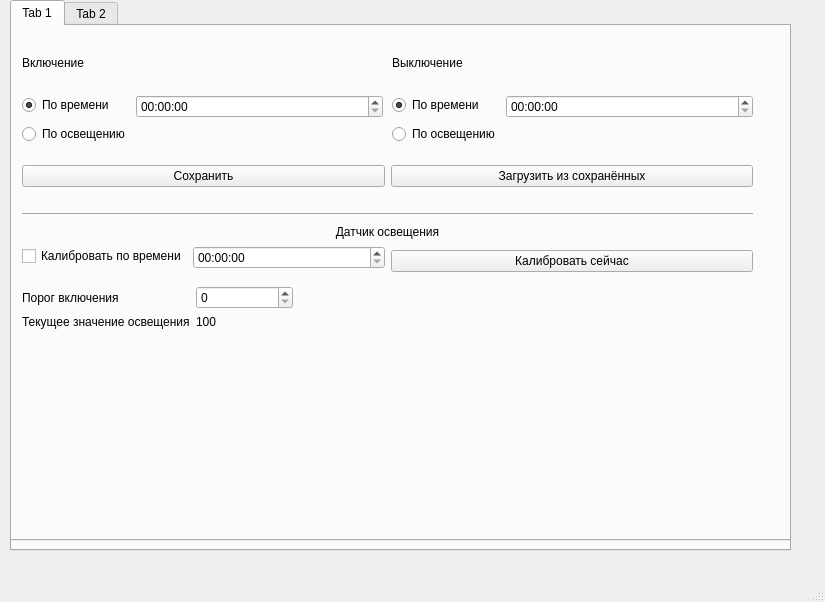
<?xml version="1.0" encoding="UTF-8"?>
<ui version="4.0">
 <class>MainWindow</class>
 <widget class="QMainWindow" name="MainWindow">
  <property name="geometry">
   <rect>
    <x>0</x>
    <y>0</y>
    <width>825</width>
    <height>602</height>
   </rect>
  </property>
  <property name="windowTitle">
   <string>MainWindow</string>
  </property>
  <widget class="QWidget" name="centralwidget">
   <widget class="QTabWidget" name="tabWidget">
    <property name="geometry">
     <rect>
      <x>10</x>
      <y>10</y>
      <width>781</width>
      <height>541</height>
     </rect>
    </property>
    <property name="currentIndex">
     <number>0</number>
    </property>
    <widget class="QWidget" name="tab">
     <attribute name="title">
      <string>Tab 1</string>
     </attribute>
     <widget class="QWidget" name="horizontalLayoutWidget_2">
      <property name="geometry">
       <rect>
        <x>10</x>
        <y>130</y>
        <width>731</width>
        <height>41</height>
       </rect>
      </property>
      <layout class="QHBoxLayout" name="horizontalLayout_2">
       <item>
        <widget class="QPushButton" name="pushButton_2">
         <property name="text">
          <string>Сохранить</string>
         </property>
        </widget>
       </item>
       <item>
        <widget class="QPushButton" name="pushButton">
         <property name="text">
          <string>Загрузить из сохранённых</string>
         </property>
        </widget>
       </item>
      </layout>
     </widget>
     <widget class="QWidget" name="verticalLayoutWidget_2">
      <property name="geometry">
       <rect>
        <x>380</x>
        <y>10</y>
        <width>361</width>
        <height>111</height>
       </rect>
      </property>
      <layout class="QVBoxLayout" name="verticalLayout_2">
       <item>
        <widget class="QLabel" name="label_2">
         <property name="text">
          <string>Выключение</string>
         </property>
        </widget>
       </item>
       <item>
        <layout class="QFormLayout" name="formLayout_2">
         <item row="0" column="0">
          <widget class="QRadioButton" name="radioButton_3">
           <property name="enabled">
            <bool>true</bool>
           </property>
           <property name="text">
            <string>По времени</string>
           </property>
           <property name="checked">
            <bool>true</bool>
           </property>
          </widget>
         </item>
         <item row="0" column="1">
          <widget class="QTimeEdit" name="timeEdit_2"/>
         </item>
         <item row="1" column="0">
          <widget class="QRadioButton" name="radioButton_4">
           <property name="text">
            <string>По освещению</string>
           </property>
          </widget>
         </item>
        </layout>
       </item>
      </layout>
     </widget>
     <widget class="QWidget" name="verticalLayoutWidget">
      <property name="geometry">
       <rect>
        <x>10</x>
        <y>10</y>
        <width>361</width>
        <height>111</height>
       </rect>
      </property>
      <layout class="QVBoxLayout" name="verticalLayout">
       <item>
        <widget class="QLabel" name="label">
         <property name="text">
          <string>Включение</string>
         </property>
        </widget>
       </item>
       <item>
        <layout class="QFormLayout" name="formLayout">
         <item row="0" column="0">
          <widget class="QRadioButton" name="radioButton">
           <property name="text">
            <string>По времени</string>
           </property>
           <property name="checked">
            <bool>true</bool>
           </property>
          </widget>
         </item>
         <item row="0" column="1">
          <widget class="QTimeEdit" name="timeEdit"/>
         </item>
         <item row="1" column="0">
          <widget class="QRadioButton" name="radioButton_2">
           <property name="text">
            <string>По освещению</string>
           </property>
          </widget>
         </item>
        </layout>
       </item>
      </layout>
     </widget>
     <widget class="QLabel" name="label_3">
      <property name="geometry">
       <rect>
        <x>10</x>
        <y>170</y>
        <width>731</width>
        <height>31</height>
       </rect>
      </property>
      <property name="text">
       <string>Датчик освещения</string>
      </property>
      <property name="alignment">
       <set>Qt::AlignCenter</set>
      </property>
     </widget>
     <widget class="QWidget" name="horizontalLayoutWidget">
      <property name="geometry">
       <rect>
        <x>10</x>
        <y>200</y>
        <width>731</width>
        <height>31</height>
       </rect>
      </property>
      <layout class="QHBoxLayout" name="horizontalLayout">
       <item>
        <layout class="QFormLayout" name="formLayout_3">
         <item row="0" column="0">
          <widget class="QCheckBox" name="checkBox">
           <property name="text">
            <string>Калибровать по времени</string>
           </property>
          </widget>
         </item>
         <item row="0" column="1">
          <widget class="QTimeEdit" name="timeEdit_3"/>
         </item>
        </layout>
       </item>
       <item>
        <widget class="QPushButton" name="pushButton_3">
         <property name="text">
          <string>Калибровать сейчас</string>
         </property>
        </widget>
       </item>
      </layout>
     </widget>
     <widget class="QProgressBar" name="progressBar">
      <property name="geometry">
       <rect>
        <x>20</x>
        <y>300</y>
        <width>231</width>
        <height>23</height>
       </rect>
      </property>
      <property name="value">
       <number>24</number>
      </property>
     </widget>
     <widget class="QSpinBox" name="spinBox">
      <property name="geometry">
       <rect>
        <x>130</x>
        <y>240</y>
        <width>111</width>
        <height>22</height>
       </rect>
      </property>
     </widget>
     <widget class="QLabel" name="label_4">
      <property name="geometry">
       <rect>
        <x>20</x>
        <y>240</y>
        <width>111</width>
        <height>21</height>
       </rect>
      </property>
      <property name="text">
       <string>Порог включения</string>
      </property>
     </widget>
    </widget>
    <widget class="QWidget" name="tab_2">
     <attribute name="title">
      <string>Tab 2</string>
     </attribute>
    </widget>
   </widget>
   <widget class="QTabWidget" name="tabWidget_2">
    <property name="geometry">
     <rect>
      <x>10</x>
      <y>0</y>
      <width>781</width>
      <height>541</height>
     </rect>
    </property>
    <property name="currentIndex">
     <number>0</number>
    </property>
    <widget class="QWidget" name="tab_3">
     <attribute name="title">
      <string>Tab 1</string>
     </attribute>
     <widget class="QWidget" name="horizontalLayoutWidget_3">
      <property name="geometry">
       <rect>
        <x>10</x>
        <y>130</y>
        <width>731</width>
        <height>41</height>
       </rect>
      </property>
      <layout class="QHBoxLayout" name="horizontalLayout_3">
       <item>
        <widget class="QPushButton" name="button_save_mode">
         <property name="text">
          <string>Сохранить</string>
         </property>
        </widget>
       </item>
       <item>
        <widget class="QPushButton" name="button_load_mode">
         <property name="text">
          <string>Загрузить из сохранённых</string>
         </property>
        </widget>
       </item>
      </layout>
     </widget>
     <widget class="QWidget" name="verticalLayoutWidget_3">
      <property name="geometry">
       <rect>
        <x>380</x>
        <y>10</y>
        <width>361</width>
        <height>111</height>
       </rect>
      </property>
      <layout class="QVBoxLayout" name="verticalLayout_3">
       <item>
        <widget class="QLabel" name="label_5">
         <property name="text">
          <string>Выключение</string>
         </property>
        </widget>
       </item>
       <item>
        <layout class="QFormLayout" name="formLayout_4">
         <item row="0" column="0">
          <widget class="QRadioButton" name="radiobutton_turning_off_time">
           <property name="enabled">
            <bool>true</bool>
           </property>
           <property name="text">
            <string>По времени</string>
           </property>
           <property name="checked">
            <bool>true</bool>
           </property>
          </widget>
         </item>
         <item row="0" column="1">
          <widget class="QTimeEdit" name="timeEdit_off"/>
         </item>
         <item row="1" column="0">
          <widget class="QRadioButton" name="radiobutton_turning_off_sensor">
           <property name="text">
            <string>По освещению</string>
           </property>
          </widget>
         </item>
        </layout>
       </item>
      </layout>
     </widget>
     <widget class="QWidget" name="verticalLayoutWidget_4">
      <property name="geometry">
       <rect>
        <x>10</x>
        <y>10</y>
        <width>361</width>
        <height>111</height>
       </rect>
      </property>
      <layout class="QVBoxLayout" name="verticalLayout_4">
       <item>
        <widget class="QLabel" name="label_6">
         <property name="text">
          <string>Включение</string>
         </property>
        </widget>
       </item>
       <item>
        <layout class="QFormLayout" name="formLayout_5">
         <item row="0" column="0">
          <widget class="QRadioButton" name="radiobutton_turning_on_time">
           <property name="text">
            <string>По времени</string>
           </property>
           <property name="checked">
            <bool>true</bool>
           </property>
          </widget>
         </item>
         <item row="0" column="1">
          <widget class="QTimeEdit" name="timeEdit_on"/>
         </item>
         <item row="1" column="0">
          <widget class="QRadioButton" name="radiobutton_turning_on_sensor">
           <property name="text">
            <string>По освещению</string>
           </property>
          </widget>
         </item>
        </layout>
       </item>
      </layout>
     </widget>
     <widget class="QLabel" name="label_7">
      <property name="geometry">
       <rect>
        <x>10</x>
        <y>190</y>
        <width>731</width>
        <height>31</height>
       </rect>
      </property>
      <property name="text">
       <string>Датчик освещения</string>
      </property>
      <property name="alignment">
       <set>Qt::AlignCenter</set>
      </property>
     </widget>
     <widget class="QWidget" name="horizontalLayoutWidget_4">
      <property name="geometry">
       <rect>
        <x>10</x>
        <y>220</y>
        <width>731</width>
        <height>31</height>
       </rect>
      </property>
      <layout class="QHBoxLayout" name="horizontalLayout_4">
       <item>
        <layout class="QFormLayout" name="formLayout_6">
         <item row="0" column="0">
          <widget class="QCheckBox" name="checkBox_2">
           <property name="text">
            <string>Калибровать по времени</string>
           </property>
          </widget>
         </item>
         <item row="0" column="1">
          <widget class="QTimeEdit" name="timeEdit_6"/>
         </item>
        </layout>
       </item>
       <item>
        <widget class="QPushButton" name="pushButton_6">
         <property name="text">
          <string>Калибровать сейчас</string>
         </property>
        </widget>
       </item>
      </layout>
     </widget>
     <widget class="Line" name="line">
      <property name="geometry">
       <rect>
        <x>10</x>
        <y>180</y>
        <width>731</width>
        <height>16</height>
       </rect>
      </property>
      <property name="orientation">
       <enum>Qt::Horizontal</enum>
      </property>
     </widget>
     <widget class="QWidget" name="formLayoutWidget_3">
      <property name="geometry">
       <rect>
        <x>10</x>
        <y>260</y>
        <width>271</width>
        <height>51</height>
       </rect>
      </property>
      <layout class="QFormLayout" name="formLayout_7">
       <item row="0" column="0">
        <widget class="QLabel" name="label_8">
         <property name="text">
          <string>Порог включения</string>
         </property>
        </widget>
       </item>
       <item row="0" column="1">
        <widget class="QSpinBox" name="spinBox_2"/>
       </item>
       <item row="1" column="0">
        <widget class="QLabel" name="label_9">
         <property name="text">
          <string>Текущее значение освещения</string>
         </property>
        </widget>
       </item>
       <item row="1" column="1">
        <widget class="QLabel" name="label_10">
         <property name="text">
          <string>100</string>
         </property>
        </widget>
       </item>
      </layout>
     </widget>
    </widget>
    <widget class="QWidget" name="tab_4">
     <attribute name="title">
      <string>Tab 2</string>
     </attribute>
    </widget>
   </widget>
  </widget>
  <widget class="QMenuBar" name="menubar">
   <property name="geometry">
    <rect>
     <x>0</x>
     <y>0</y>
     <width>825</width>
     <height>26</height>
    </rect>
   </property>
  </widget>
  <widget class="QStatusBar" name="statusbar"/>
 </widget>
 <resources/>
 <connections/>
</ui>
